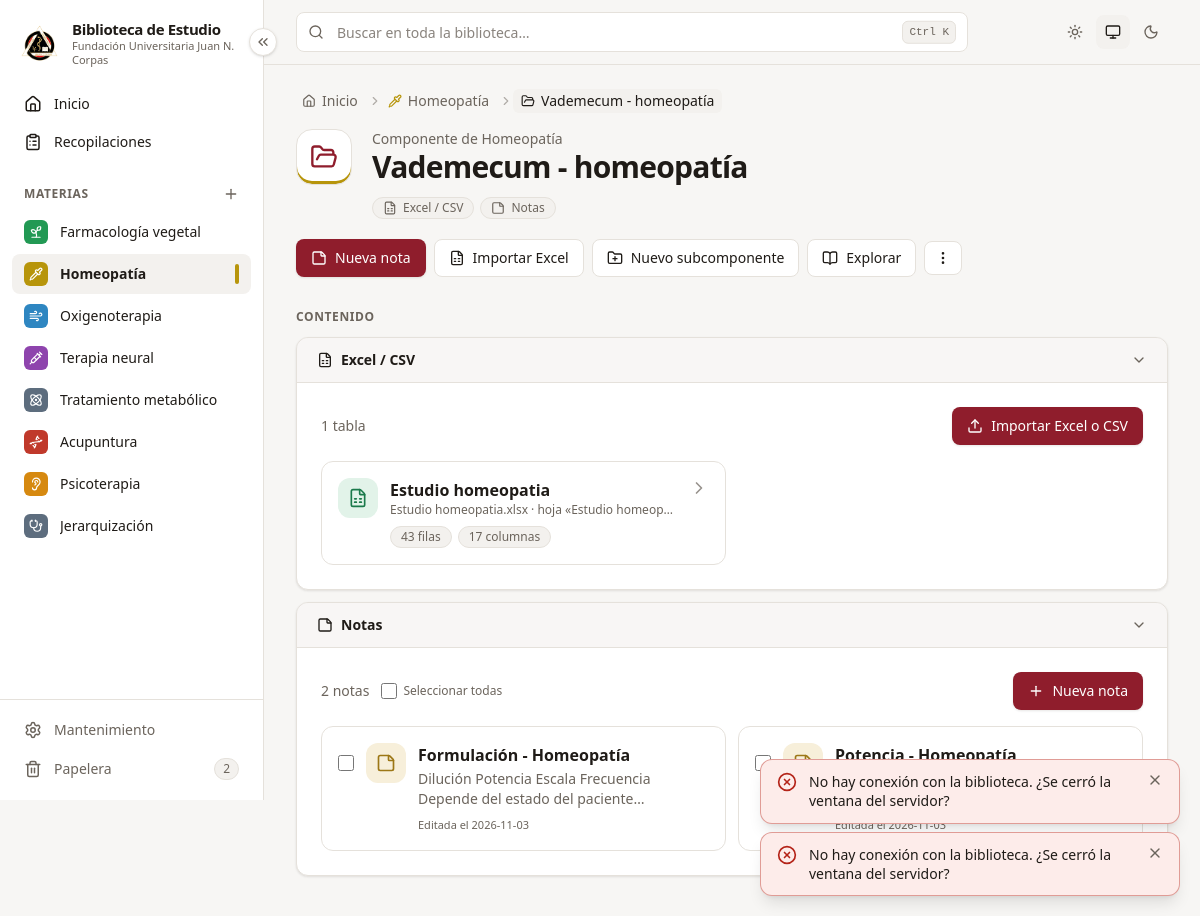
The app's page /componentes/4, older data.
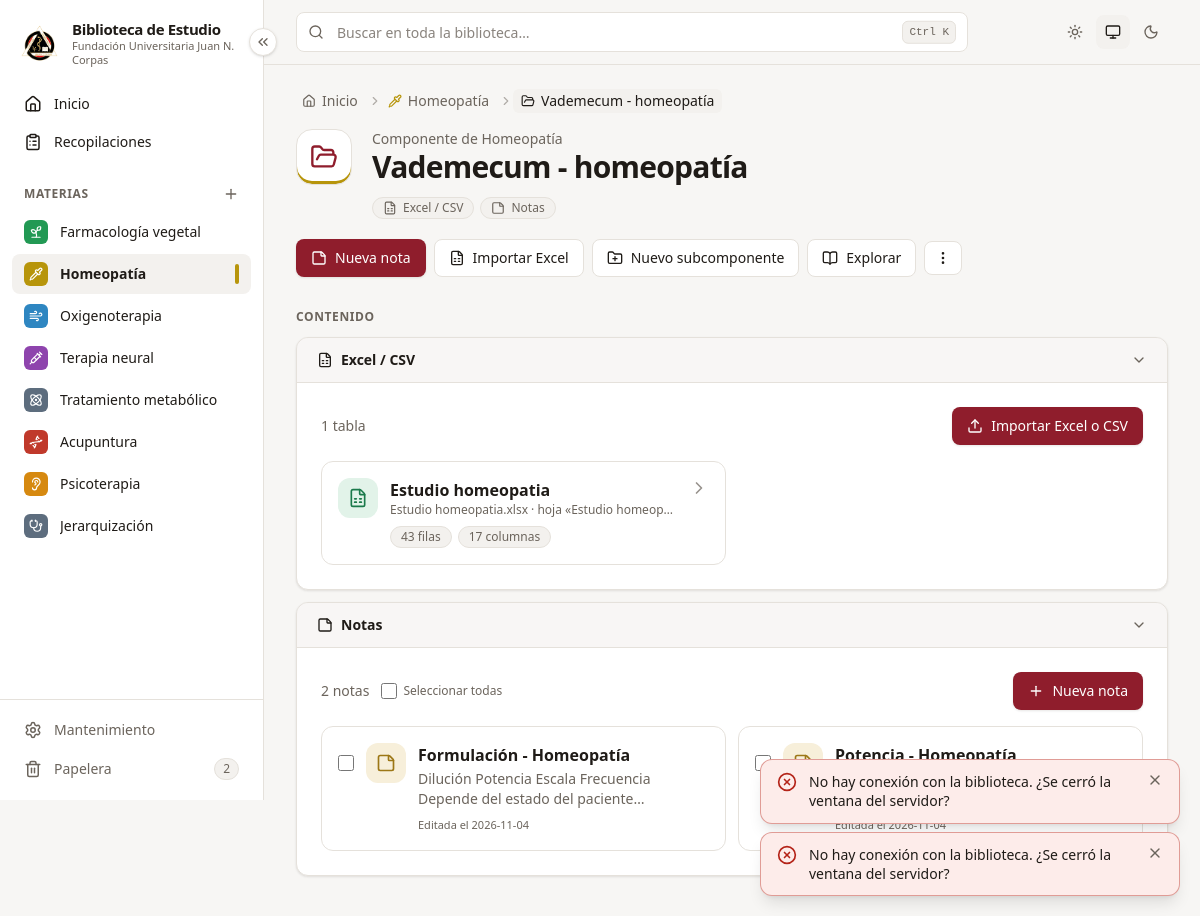
The same page, newer data.
### tables this page shows
CREATE TABLE notas (
        id             INTEGER PRIMARY KEY,
        componente_id  INTEGER NOT NULL REFERENCES componentes(id) ON DELETE CASCADE,
        titulo         TEXT    NOT NULL,
        contenido      TEXT    NOT NULL DEFAULT '',
        formato        TEXT    NOT NULL DEFAULT 'markdown',  -- markdown | texto
        orden          INTEGER NOT NULL DEFAULT 0,
        papelera_id    INTEGER,
        creado         TEXT    NOT NULL,
        actualizado    TEXT    NOT NULL
    );

### app/routers/componentes.py (the view)
@router.get("/componentes/{componente_id}")
def ver(request: Request, componente_id: int, con: sqlite3.Connection = Depends(obtener_db)):
    c = bib.obtener_componente(con, componente_id)
    m = bib.obtener_materia(con, c.materia_id)
    cadena = bib.ancestros(con, c)
    nivel = len(cadena) + 1
    migas = [{"texto": m.nombre, "url": f"/materias/{m.id}", "icono": m.icono, "color": m.color_hex}]
    migas += [{"texto": a.nombre, "url": _url(a), "icono": "folder"} for a in cadena]
    migas.append({"texto": c.nombre, "icono": "folder-open"})
    tablas = tab.listar(con, c.id) if "excel" in c.tipos else []
    from ..services import etiquetas as etq
    return pagina(request, con, "paginas/componente.html", materia=m, componente=c, ancestros=cadena,
                  subcomponentes=bib.arbol(con, m.id, c.id, nivel + 1), nivel=nivel,
                  puede_anidar=nivel < PROFUNDIDAD_MAXIMA, migas=migas, materia_activa=m.id,
                  tablas=tablas, etiquetas_tablas=etq.de_varios(con, "tabla", [t.id for t in tablas]),
                  pdfs=servicio_pdfs.listar(con, c.id) if "pdf" in c.tipos else [],
                  imagenes=servicio_imagenes.listar(con, c.id) if "imagenes" in c.tipos else [],
                  etiquetas_usadas=servicio_imagenes.etiquetas_del_componente(con, c.id) if "imagenes" in c.tipos else [],
                  notas=servicio_notas.listar(con, c.id) if "notas" in c.tipos else [],
                  movimientos=servicio_movimientos.MOVIMIENTOS, movimientos_por_id=servicio_movimientos.POR_ID)

### app/templates/paginas/componente.html (shortened to what this page needs)
{% extends "base.html" %}
{% from "macros.html" import icono, vacio, boton_modal, chips_tipos %}
{% block contenido %}
{% set url_sub = "/materias/" ~ materia.id ~ "/componentes/nuevo?padre=" ~ componente.id %}
<section class="mb-8 flex flex-wrap items-start gap-5">
  <span class="grid size-14 shrink-0 place-items-center rounded-2xl border border-borde bg-superficie text-marca" style="box-shadow: inset 0 -3px 0 {{ materia.color_hex }}">{{ icono("folder-open", "size-7") }}</span>
  <div class="min-w-[min(100%,18rem)] flex-1">
    <p class="text-sm text-tenue">{{ "Subcomponente" if ancestros else "Componente" }} de <a href="/materias/{{ materia.id }}" class="font-medium hover:text-marca">{{ materia.nombre }}</a></p>
    <h1 class="text-2xl font-bold tracking-tight sm:text-3xl">{{ componente.nombre }}</h1>
    {% if componente.tipos %}<div class="mt-3 flex flex-wrap gap-1.5">{{ chips_tipos(componente) }}</div>{% endif %}
  </div>
  <div class="flex flex-wrap items-center gap-2">
    {% if "notas" in componente.tipos %}<a href="/componentes/{{ componente.id }}/notas/nueva" class="btn-primario">{{ icono("sticky-note") }}Nueva nota</a>{% endif %}
    {% if "excel" in componente.tipos %}<button type="button" class="btn-secundario" hx-get="/componentes/{{ componente.id }}/importar" hx-target="#modal">{{ icono("file-spreadsheet") }}Importar Excel</button>{% endif %}
    {% if puede_anidar %}{{ boton_modal(url_sub, "Nuevo subcomponente", "folder-plus", "btn-secundario") }}{% endif %}
    <a href="/materias/{{ materia.id }}/explorar?c={{ componente.id }}" class="btn-secundario" title="Leer todo el material de este componente">{{ icono("book-open") }}Explorar</a>
    <div class="relative" x-data="desplegable" @click.outside="cerrar()" @keydown.escape="cerrar()">
      <button type="button" class="btn-secundario px-2.5" @click="alternar()" aria-label="Más acciones" :aria-expanded="abierto">{{ icono("ellipsis-vertical") }}</button>
    </div>
  </div>
</section>
<section aria-labelledby="t-contenido">
  <h2 id="t-contenido" class="titulo-seccion mb-3">Contenido</h2>
  {% if componente.tipos %}
  <div class="flex flex-col gap-3" x-data="acordeon({{ componente.id }})" @hashchange.window="irA(true)">
    {% for tipo in ["excel", "notas", "imagenes", "pdf", "movimientos"] %}{% for t in componente.tipos_info if t.id == tipo %}
    <div class="tarjeta scroll-mt-20 overflow-hidden" data-tipo="{{ t.id }}">
      <h3><button type="button" class="flex w-full items-center gap-2 bg-superficie-2/60 px-5 py-3 text-left text-sm font-semibold hover:text-marca"
              :aria-expanded="abierto('{{ t.id }}')" @click="alternar('{{ t.id }}')">
        {{ icono(t.icono) }}<span class="flex-1">{{ t.nombre }}</span>
        <span class="text-tenue transition-transform" :class="abierto('{{ t.id }}') && 'rotate-90'">{{ icono("chevron-right") }}</span>
      </button></h3>
      <div class="border-t border-borde p-6" x-show="abierto('{{ t.id }}')" x-cloak>
        {% include "parciales/contenido_" ~ t.id ~ ".html" ignore missing %}
      </div>
    </div>
    {% endfor %}{% endfor %}
  </div>
  {% endif %}
</section>
{% endblock %}

### app/templates/macros.html (shortened to what this page needs)
{% macro icono(nombre, clase="size-4") -%}
<svg class="ic {{ clase }}" aria-hidden="true"><use href="{{ SPRITE }}#{{ nombre }}"/></svg>
{%- endmacro %}
{% macro migas(items) -%}
{% if items %}
{% set total = items|length %}
<nav aria-label="Ruta" class="mb-4 text-sm text-tenue" x-data="{ todo: false }">
  <ol class="flex flex-wrap items-center gap-x-1 gap-y-1">
    <li class="flex items-center">
      <a href="/" class="inline-flex items-center gap-1.5 rounded-md px-1.5 py-0.5 hover:bg-superficie-2 hover:text-texto">{{ icono("house", "size-3.5") }}<span class="sr-only sm:not-sr-only">Inicio</span></a>
    </li>
    {% for m in items %}
    {% set intermedio = total > 2 and not loop.last and loop.index < total - 1 %}
    {% set texto = m.texto.split("\n")[0]|truncate(60, true, "…") %}
    <li class="{{ 'hidden sm:flex' if intermedio else 'flex' }} min-w-0 items-center" {% if intermedio %}:class="todo && '!flex'"{% endif %}>
      {{ icono("chevron-right", "size-3.5 shrink-0 opacity-50") }}
      {% if m.url %}
      <a href="{{ m.url }}" title="{{ m.texto }}"
         class="inline-flex max-w-[16rem] items-center gap-1.5 rounded-md px-1.5 py-0.5 hover:bg-superficie-2 hover:text-texto">{{ contenido }}</a>
      {% else %}
      <span class="inline-flex max-w-[22rem] items-center gap-1.5 rounded-md bg-superficie-2 px-2 py-0.5 font-medium text-texto"
            aria-current="page" title="{{ m.texto }}">{{ contenido }}</span>
      {% endif %}
    </li>
    {% endfor %}
  </ol>
</nav>
{% endif %}
{%- endmacro %}
{% macro boton_modal(url, texto, nombre_icono="plus", clase="btn-primario") -%}
<button type="button" class="{{ clase }}" hx-get="{{ url }}" hx-target="#modal" hx-swap="innerHTML">
  {{ icono(nombre_icono) }}{{ texto }}
</button>
{%- endmacro %}
{% macro chips_tipos(componente) -%}
{% for t in componente.tipos_info %}<span class="chip">{{ icono(t.icono, "size-3.5") }}{{ t.nombre }}</span>{% endfor %}
{%- endmacro %}
{% macro casilla(fuente, ref_id, titulo, pagina=None, clase="") -%}
{% set elemento = {"fuente": fuente, "ref_id": ref_id, "titulo": titulo|string|striptags|truncate(80, true, "…"), "pagina": pagina} %}
<input type="checkbox" x-data data-elemento="{{ elemento|tojson|forceescape }}" :checked="$store.seleccion.tiene({{ elemento|tojson|forceescape }})"
       @click.stop="$store.seleccion.alternar({{ elemento|tojson|forceescape }})"
       class="size-4 shrink-0 cursor-pointer accent-[var(--marca)] {{ clase }}"
       title="Seleccionar para agregar a la recopilación" aria-label="Seleccionar «{{ elemento.titulo }}» para la recopilación">
{%- endmacro %}
{% macro plural(n, singular, plural_) -%}{{ n }} {{ singular if n == 1 else plural_ }}{%- endmacro %}

### app/templates/parciales/contenido_notas.html (shortened to what this page needs)
{% from "macros.html" import icono, vacio, plural, casilla %}
{% if notas %}
<div class="mb-4 flex flex-wrap items-center justify-between gap-3">
  <div class="flex items-center gap-3" x-data>
    <p class="text-sm text-tenue">{{ plural(notas|length, "nota", "notas") }}</p>
    <label class="flex cursor-pointer items-center gap-1.5 text-xs text-tenue" title="Seleccionar todas para la recopilación">
      <input type="checkbox" class="size-4 accent-[var(--marca)]" :checked="$store.seleccion.todasEn(document.getElementById('lista-notas'))"
             @click="$store.seleccion.grupo(document.getElementById('lista-notas'), $event.target.checked)">Seleccionar todas</label>
  </div>
  <a href="/componentes/{{ componente.id }}/notas/nueva" class="btn-primario">{{ icono("plus") }}Nueva nota</a>
</div>
<ul class="grid gap-3 lg:grid-cols-2" id="lista-notas">
  {% for n in notas %}
  <li class="group relative flex gap-3 rounded-xl border border-borde p-4 transition hover:border-borde-fuerte hover:bg-superficie-2/40">
    {{ casilla("nota", n.id, n.titulo, clase="relative z-10 mt-3") }}
    <span class="grid size-10 shrink-0 place-items-center rounded-xl bg-oro-suave text-oro">{{ icono("sticky-note", "size-5") }}</span>
    <div class="min-w-0 flex-1">
      <h3 class="font-semibold"><a href="/notas/{{ n.id }}" class="after:absolute after:inset-0">{{ n.titulo }}</a></h3>
      <p class="mt-0.5 line-clamp-2 text-sm text-tenue">{{ n.extracto or "Nota vacía" }}</p>
      <p class="mt-2 flex flex-wrap items-center gap-1.5 text-[11px] text-tenue">
        Editada el {{ n.actualizado[:10] }}
      </p>
    </div>
  </li>
  {% endfor %}
</ul>
{% endif %}

Row changes from the older to the newer data that the page shows:
changed notas "Formulación - Homeopatía": actualizado "2026-11-03" → "2026-11-04"
changed notas "Potencia - Homeopatía": actualizado "2026-11-03" → "2026-11-04"
